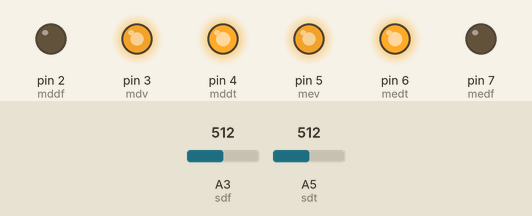
The sketch below on a simulated Arduino Uno, built with avr-gcc and run on an emulated ATmega328P. Parts: output pins drawn as LEDs (lit = HIGH). The inputs (shaded band) are chosen by the test bench; at power-on: A3 (sdf) = 512, A5 (sdt) = 512.

Above: at 4.95 s.
At 5.5 s:
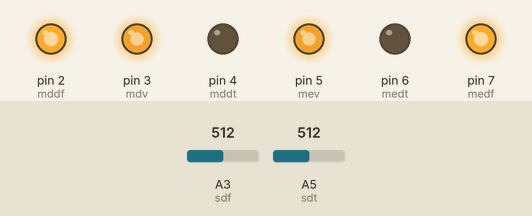
Timing chart, 0 to 7.9 s (numbered marks = the images above):
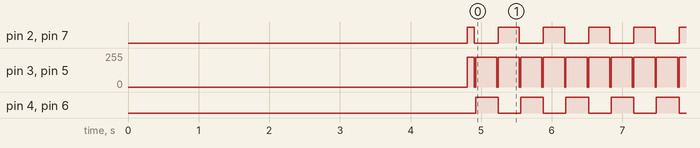

Measured:
- by itself, pin 2 (mddf), pin 7 (medf): alternates HIGH for 0.30 s and LOW for 0.34 s
- by itself, pin 3 (mdv), pin 5 (mev): alternates 225/255 for 0.30 s and 0/255 for 0.02 s
- by itself, pin 4 (mddt), pin 6 (medt): alternates HIGH for 0.32 s and LOW for 0.32 s

The sketch:

Frente.ino
```cpp
/*
  Codigo do rôbo Cotoco
  Desenvolvido pelos alunos Gustavo E Mateus
  a função do rôbo é combater contra outros rôbos para um campeonato de sumobot
  */

/*=================================================================================================
  -- MAPEAMENTO DE HARDWARE:
 ==================================================================================================*/
#define set A4 //sensor esquerdo traseiro
#define sdt A5 //sensor direito traseiro
#define sdf A3 //sendor direito da frente
#define sef A0 //sensor esquerdo da frente

#define mev 5 //motor esquerdo de velocidade
#define medf 7 //motor esquerdo de direção da frente
#define medt 6 //motor esquerdo de direção de trás

#define mdv 3//motor direito de velocidade
#define mddf 2//motor direito da frente
#define mddt 4//motor direito de trás

int aleatorio=1;
int direcao=1;
/*=================================================================================================
  -- CONFIGURAÇÃO:
 ==================================================================================================*/

void setup() {
delay(4800);

  //Sensores
pinMode(set, INPUT);
pinMode(sdt,INPUT);
pinMode(sdf, INPUT);
pinMode(sef, INPUT);

  //Serial
Serial.begin(9600);

  //Motores
pinMode(mev, OUTPUT);
pinMode(medf, OUTPUT);
pinMode(medt, OUTPUT);

pinMode(mdv, OUTPUT);
pinMode(mddf, OUTPUT);
pinMode(mddt, OUTPUT);

frente();
delay(100);


}

void loop() {


if(analogRead(sdf)>200 or analogRead(sef)>200){
  para();
  delay(20);
  tras();
  delay(300);
  direcao=0;

}


if(analogRead(sdt)>200 or analogRead(set)>200){
  para();
  delay(20);
  frente();
  delay(300);
  direcao=1;

}

if(direcao==1){
  frente();

}
else{
  tras();
}
}
```

Teste_de_sensores.ino
```cpp
void testa_sensores() {

Serial.print("SET= ");
Serial.print(analogRead(set));
Serial.print("    ");
Serial.print("SDT= ");
Serial.print(analogRead(sdt));
Serial.print("    ");
Serial.print("SDF= ");
Serial.print(analogRead(sdf));
Serial.print("    ");
Serial.print("SEF= ");
Serial.println(analogRead(sef));

}
```

movimento.ino
```cpp
void frente() {
  digitalWrite(medf, HIGH);
  digitalWrite(medt, LOW);
  analogWrite(mev, 225);
  digitalWrite(mddf, HIGH);
  digitalWrite(mddt, LOW);
  analogWrite(mdv, 225);
}


void para() {
  digitalWrite(medf, LOW);
  analogWrite(mev, 0);
  digitalWrite(mddf, LOW);
  analogWrite(mdv, 0);
}

void tras() {
  digitalWrite(medf, LOW);
  digitalWrite(medt, HIGH);
  analogWrite(mev, 225);
  digitalWrite(mddf, LOW);
  digitalWrite(mddt, HIGH);
  analogWrite(mdv, 225);
}

void direita() {
  digitalWrite(medf, HIGH);
  digitalWrite(medt, LOW);
  analogWrite(mev, 0);
  digitalWrite(mddf, LOW);
  digitalWrite(mddt, HIGH);
  analogWrite(mdv, 0);
}

void esquerda() {
  digitalWrite(medf, LOW);
  digitalWrite(medt, HIGH);
  analogWrite(mev, 0);
  digitalWrite(mddf, HIGH);
  digitalWrite(mddt, LOW);
  analogWrite(mdv, 0);
}
```
